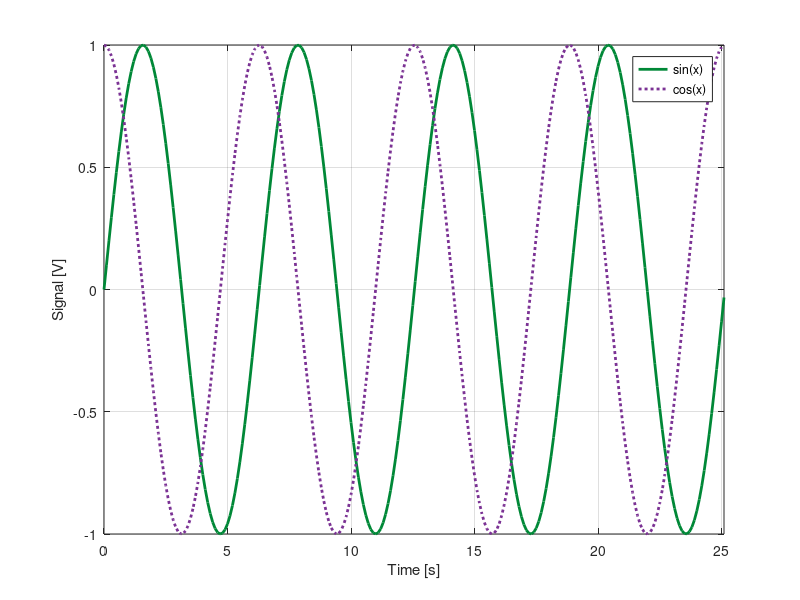

Source code (MATLAB):
%% Create line plot from data_x and data_y
figure();

title('Signal response');

window_width = 21.0;   % 21cm is the width of a A4 paper
window_height = 29.7;  % 29.7cm is the height of A4 paper
set(gcf, 'units','centimeters','Position',[0, 0, window_width, window_height*.5]);

%% Create some data
data_x = 0:.1:8*pi;
data_y1 = sin(data_x);
data_y2 = cos(data_x);

%% Set colors
% These colors are colorblind safe and print friendly
% Reference: https://colorbrewer2.org/
light_green     = [166,219,160]./255;
dark_green      = [0,136,55]./255;
light_purple    = [194,165,207]./255;
dark_purple     = [123,50,148]./255;

%% Plot
% plot(x, y, style, ...), possible styles include:
% '-' (line)            |	'--' (dashed)	|	'-.' (dash-dot)	
% '.' (markers only)    |    ':' (dotted)
plot(data_x, data_y1, '-', 'color', dark_green, 'linewidth', 2);
hold on;
plot(data_x, data_y2, ':', 'color', dark_purple, 'linewidth', 2);
hold off;

%% Config labels
legend({'sin(x)', 'cos(x)'});

xlabel('Time [s]');
ylabel('Signal [V]');

xlim([0 data_x(end)]);
ylim([-1 1]);

grid on;

%% Save graph
% You can specify any extension corresponding to a file format.
saveas(gcf,'Image.fig');

